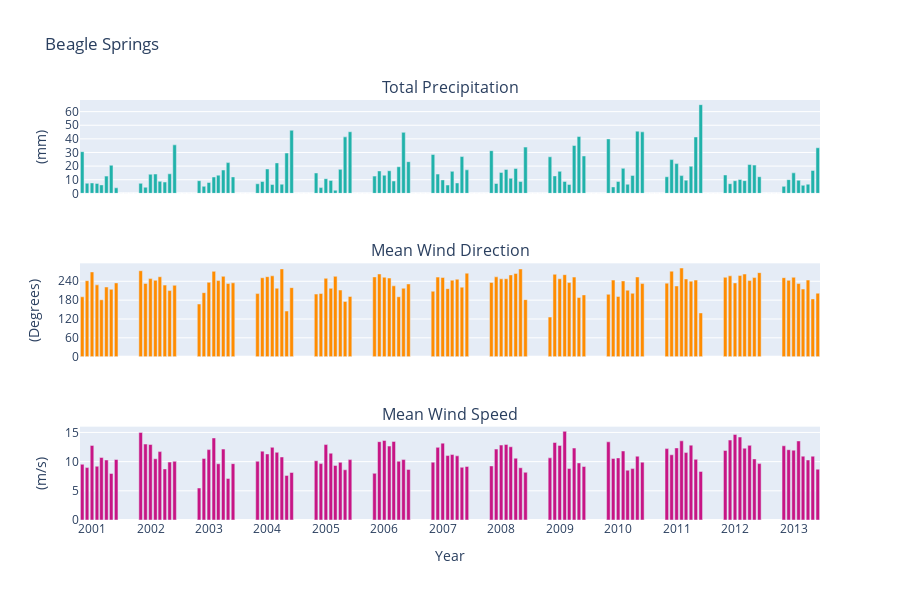

Notebook code for this chart:
### Markdown cell above
Frequency of Wind Direction/Speed and Total Precipitation

### Code cell
#filepath = filepath if os.path.exists(filepath) else os.path.join('windrose_data', filepath)
filepath=os.path.join('windrose_data', 'beaglesprings.nc')
ds = xr.open_dataset(filepath, engine = 'netcdf4')
df = ds[['U_700MB','V_700MB','PREC_ACC_NC']].to_dataframe()
df.U_700MB[df.U_700MB > 999] = np.nan
df.V_700MB[df.V_700MB > 999] = np.nan
df['WSPD'] = np.sqrt(df.U_700MB**2+df.V_700MB**2)
df['WDIR'] = np.arctan2(df.U_700MB.values,df.V_700MB.values)*180/math.pi+180;
df.replace([np.inf, -np.inf], np.nan).dropna(axis=0)
df=df[df['PREC_ACC_NC']>0.01]

mean_df=df.groupby(pd.Grouper(freq='M')).mean()
#prec_trace=go.Bar(x=mean_df.index, y=mean_df['PREC_ACC_NC'],yaxis="y" )
dir_trace=go.Bar(x=mean_df.index, y=mean_df['WDIR'],yaxis="y2", marker=dict(color='darkorange'))
spd_trace=go.Bar(x=mean_df.index, y=mean_df['WSPD'],xaxis="x3",yaxis="y3",marker=dict(color='mediumvioletred'))

sum_df=df.groupby(pd.Grouper(freq='M')).sum()
prec_trace=go.Bar(x=sum_df.index, y=sum_df['PREC_ACC_NC'],yaxis="y", marker=dict(color='lightseagreen'))


layout = go.Layout(
   
    xaxis3=dict(
        title='Year'
    ),
    yaxis=dict(
        title='(mm)'
    ),
    yaxis2=dict(
        title='(Degrees)'
    ),
    yaxis3=dict(
        title='(m/s)'
    )
)

# data=[prec_trace, dir_trace, spd_trace]
# fig = go.Figure(data=data, layout=layout)

fig = make_subplots(rows=3, cols=1, shared_xaxes=True,subplot_titles=('Total Precipitation','Mean Wind Direction', 'Mean Wind Speed'))

fig.add_trace(prec_trace, 1, 1,)
fig.add_trace(dir_trace, 2, 1)
fig.add_trace(spd_trace, 3, 1)

fig.update_layout(layout, title = 'Beagle Springs', showlegend = False, height = 600)

fig.update_layout(yaxis=dict(tickvals=[0,10,20,30,40,50,60]),
                 yaxis2=dict(tickvals=[0,60,120,180,240,300,360]),
                 yaxis3=dict(tickvals=[0,5,10,15,20]),
                 xaxis3_tickformat = '%Y',
                 xaxis3=dict(tickvals=[2000,2001,2002,2003,2004,2005,2006,2007,2008,2009,2010,2011,2012,2013])
                 )
            

fig.show()
fig.write_image("BeagleSprings_Graph.png")

### Figure 1 — Plotly figure (JSON) as saved in the notebook; plotly's stock layout.template omitted (floating-point values rounded to 4 significant figures; data arrays with more than 128 entries replaced by an {"elided": "..."} marker saying what was removed)
{"data": [{"marker": {"color": "lightseagreen"}, "type": "bar", "x": {"elided": "152 str values"}, "xaxis": "x", "y": {"elided": "152 float values"}, "yaxis": "y"}, {"marker": {"color": "darkorange"}, "type": "bar", "x": {"elided": "152 str values"}, "xaxis": "x2", "y": {"elided": "152 float values"}, "yaxis": "y2"}, {"marker": {"color": "mediumvioletred"}, "type": "bar", "x": {"elided": "152 str values"}, "xaxis": "x3", "y": {"elided": "152 float values"}, "yaxis": "y3"}], "layout": {"annotations": [{"font": {"size": 16}, "showarrow": false, "text": "Total Precipitation", "x": 0.5, "xanchor": "center", "xref": "paper", "y": 1, "yanchor": "bottom", "yref": "paper"}, {"font": {"size": 16}, "showarrow": false, "text": "Mean Wind Direction", "x": 0.5, "xanchor": "center", "xref": "paper", "y": 0.6111, "yanchor": "bottom", "yref": "paper"}, {"font": {"size": 16}, "showarrow": false, "text": "Mean Wind Speed", "x": 0.5, "xanchor": "center", "xref": "paper", "y": 0.2222, "yanchor": "bottom", "yref": "paper"}], "height": 600, "showlegend": false, "title": {"text": "Beagle Springs"}, "xaxis": {"anchor": "y", "domain": [0, 1], "matches": "x3", "showticklabels": false}, "xaxis2": {"anchor": "y2", "domain": [0, 1], "matches": "x3", "showticklabels": false}, "xaxis3": {"anchor": "y3", "domain": [0, 1], "tickformat": "%Y", "tickvals": [2000, 2001, 2002, 2003, 2004, 2005, 2006, 2007, 2008, 2009, 2010, 2011, 2012, 2013], "title": {"text": "Year"}}, "yaxis": {"anchor": "x", "domain": [0.7778, 1], "tickvals": [0, 10, 20, 30, 40, 50, 60], "title": {"text": "(mm)"}}, "yaxis2": {"anchor": "x2", "domain": [0.3889, 0.6111], "tickvals": [0, 60, 120, 180, 240, 300, 360], "title": {"text": "(Degrees)"}}, "yaxis3": {"anchor": "x3", "domain": [0, 0.2222], "tickvals": [0, 5, 10, 15, 20], "title": {"text": "(m/s)"}}}}
